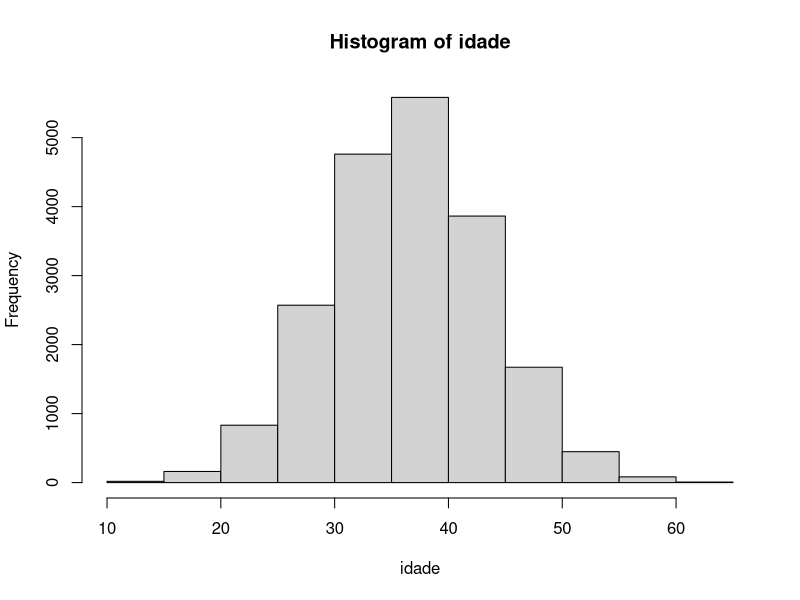
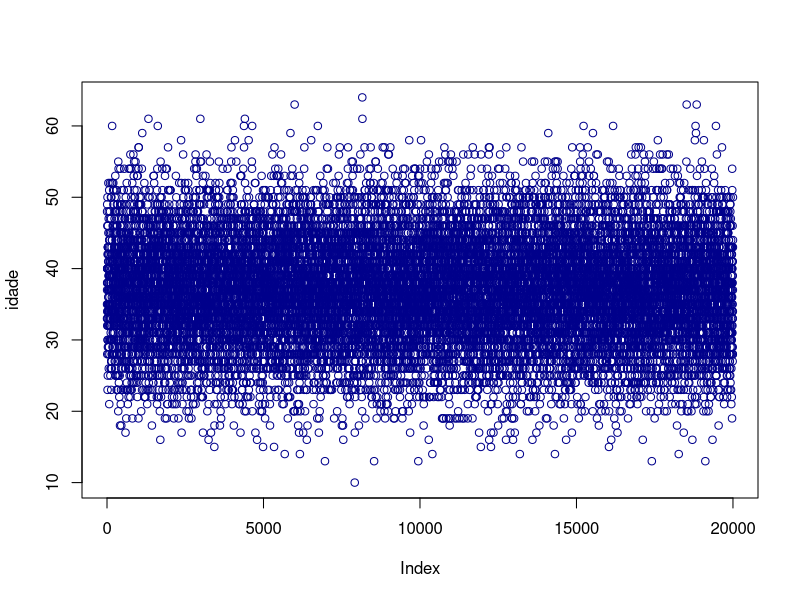
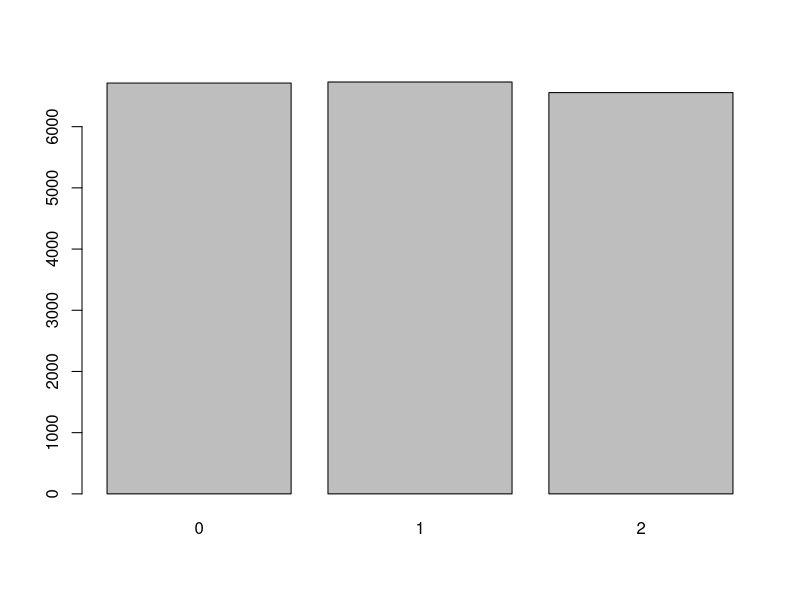
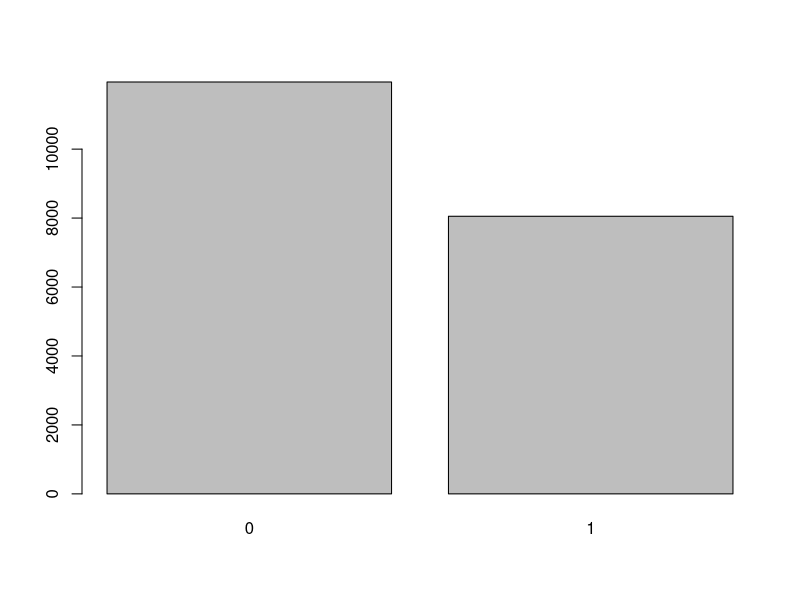
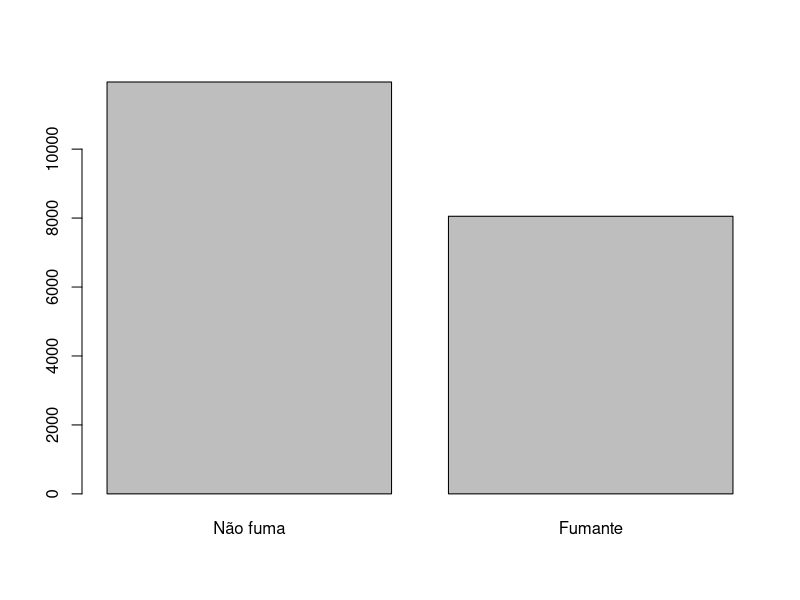
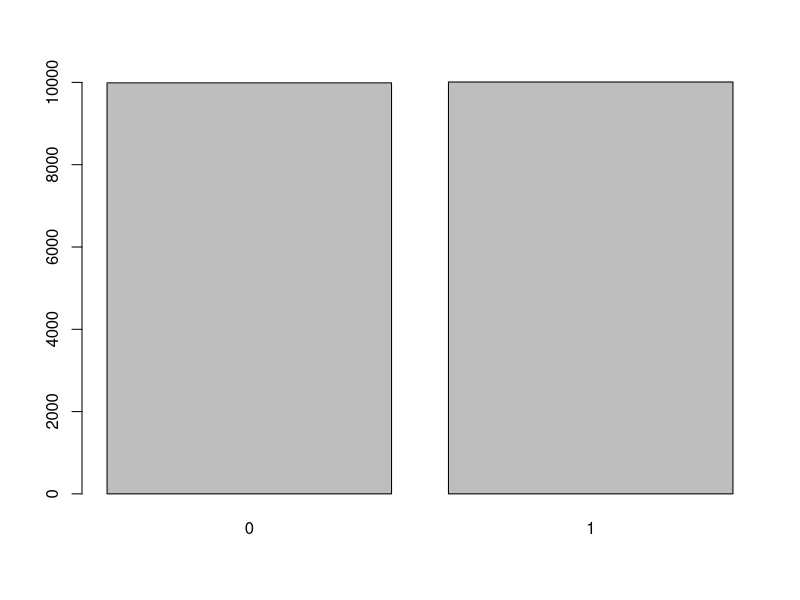
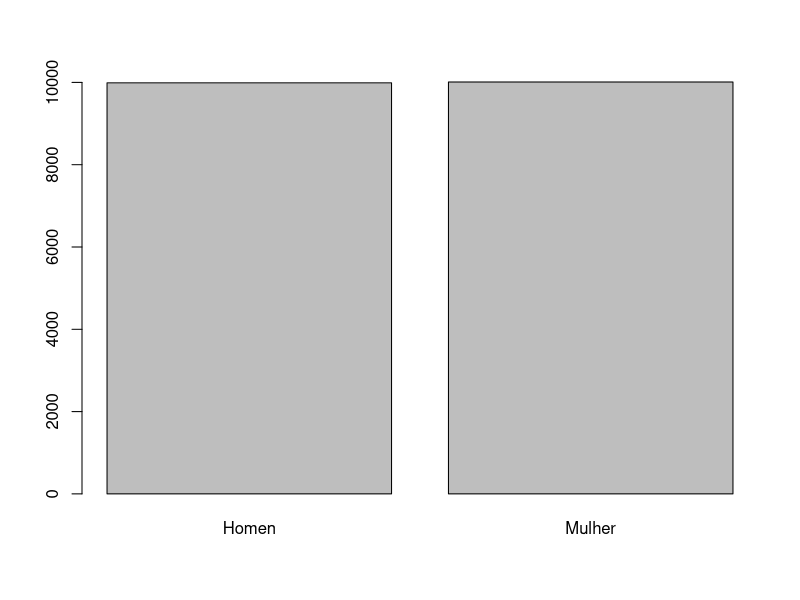
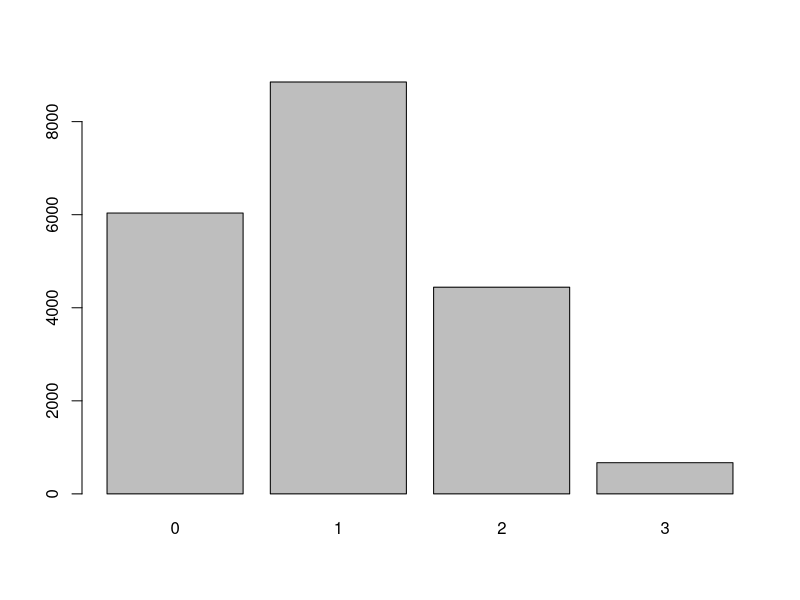

Generate these figures, in order, with R:
p <- 200000
n <- 20000

set.seed(123)
idade <- abs(round(rnorm(n, 37, 7)))
idade

hist(idade)
plot(idade, col= "darkblue")

altura <- abs(round(rnorm(n, 1.50, 0.20),2))
altura

peso <- abs(round(rnorm(n, 55, 4),2))
peso

imc <- round(peso / (altura * altura),2)

salario <- abs(round(rnorm(n, 3000.0, 400.0),2))
salario

carro_pop <- rep(0:3, length = p)
carro_pop

carro <- sample(carro_pop, n)
carro

rm(carro_pop)

filho_pop <- rep(0:2, length = p)

filho <- sample(filho_pop, n)
filho

barplot(table(filho))

rm(filho_pop)

escolaridade_pop <- rep(0:6, length = p)
escolaridade_temp <- sample(escolaridade_pop, n)
escolaridade <- factor(escolaridade_temp,
                       levels = c(0:6),
                       labels = c(
                         "Analfabeto",
                         "1o Grau",
                         "2o Grau",
                         "3o Grau",
                         "Mestrado",
                         "Doutorado",
                         "Pós Doutorado"
                       ), ordered = (TRUE))

escolaridade

rm(escolaridade_pop)
rm(escolaridade_temp)

fumante_temp <- rbinom(n,1,0.4)
barplot(table(fumante_temp))

fumante <- factor(fumante_temp,
                   levels = c(0,1),
                   labels = c("Não fuma", "Fumante"),
                   ordered = TRUE)

barplot(table(fumante))

rm(fumante_temp)

sexo_temp <- rbinom(n,1,0.5)
barplot(table(sexo_temp))

sexo <- factor(sexo_temp,
                  levels = c(0,1),
                  labels = c("Homen", "Mulher"),
                  ordered = FALSE)

barplot(table(sexo))
rm(sexo_temp)

profissao_temp <- rbinom(n,3,0.33)
barplot(table(profissao_temp))

profissao <- factor(profissao_temp,
               levels = c(0,1,2,3),
               labels = c("Engenheiro", "Medico", "Professor", "Não trabalha"),
               ordered = FALSE)

barplot(table(profissao))
rm(profissao_temp)


df_imc <- data.frame(
  idade,
  altura,
  peso,
  imc,
  salario,
  carro,
  filho,
  escolaridade,
  fumante,
  sexo,
  profissao
)

write.table(df_imc, file = "exercicio-RenanAntonini.csv", sep = ";")
